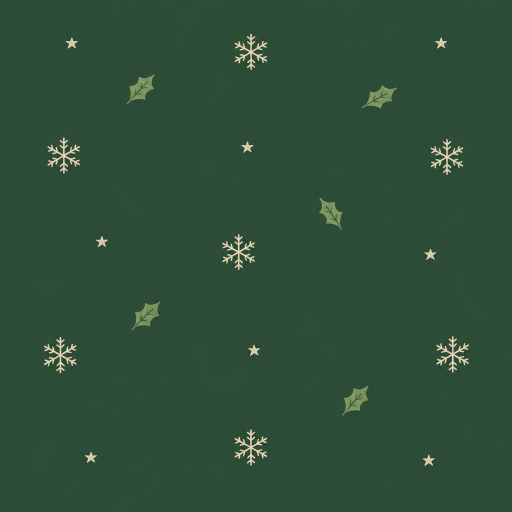
#> input picture assets/places/christmas/weigh-pattern-higgsfield-original.png, 1024 x 1024 px, found by its file name (shown at 1/2 size)
$ python make-weigh-pattern.py
#> lines starting #> are read from the running program, lines starting #| are printed output that depends on the picture
"""Christmas case: the backdrop of the scale close look 'weigh' (user request 2026-11-16: a simple Christmas pattern instead
of the blurred sleigh, not clashing with the scale's silver/gold or the boxes' red/gold).
weigh-pattern.jpg: weigh-pattern-higgsfield-original.png (pine green, cream snowflakes and stars, sage holly, motifs kept
off the edges) made to repeat without a seam: each edge band is cross-faded with the band at the opposite edge and that
opposite band cut off. Scaled to 640 square. Run from the project folder."""
from PIL import Image

D = 'assets/places/christmas/'
B = 48   # band; no motif lies within it at the right or bottom edge
im = Image.open(D + 'weigh-pattern-higgsfield-original.png').convert('RGB')
#> im is the input picture: PIL image 1024x1024 RGB; mean R, G, B 46.9, 78.1, 56.5

def seam(img):
    W, H = img.size
#> W = 1024; H = 1024
    out = img.crop((0, 0, W - B, H))
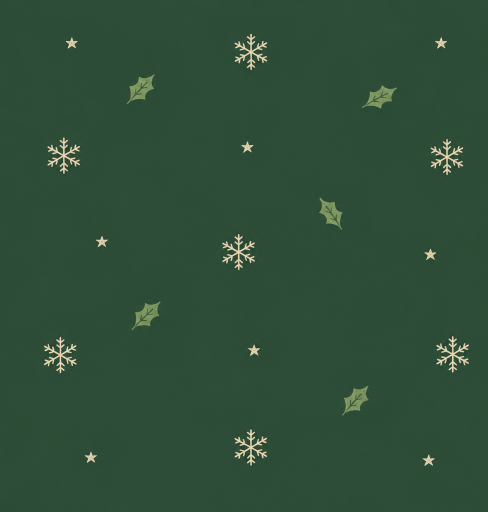
#> out: PIL image 976x1024 RGB (shown at 1/2 size); mean R, G, B 47, 78.2, 56.6
    for x in range(B):
        t = x / B
        col = Image.blend(img.crop((W - B + x, 0, W - B + x + 1, H)), img.crop((x, 0, x + 1, H)), t)
        out.paste(col, (x, 0))
    return out

im = seam(im)                                                         # left-right
im = seam(im.transpose(Image.Transpose.TRANSPOSE)).transpose(Image.Transpose.TRANSPOSE)   # top-bottom
#> in seam (call 2), `out = img.crop((0, 0, W - B, H))`:
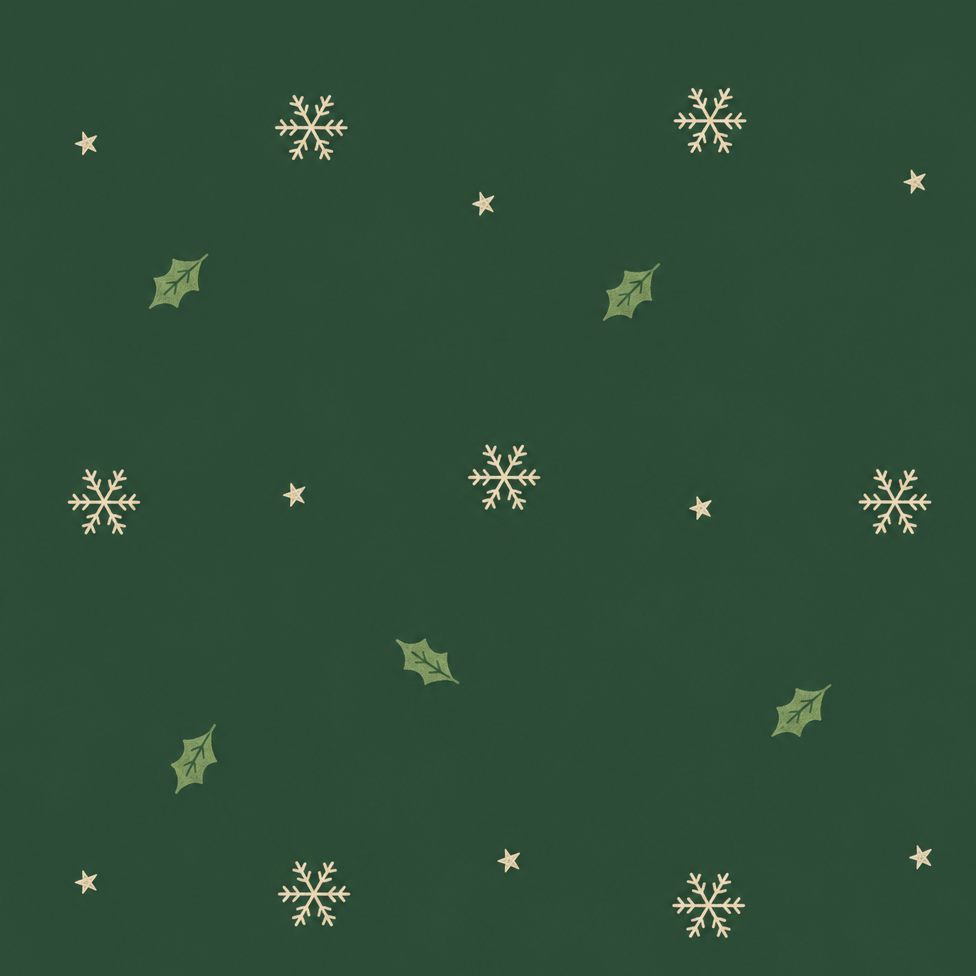
#> out: PIL image 976x976 RGB; mean R, G, B 47.1, 78.3, 56.7
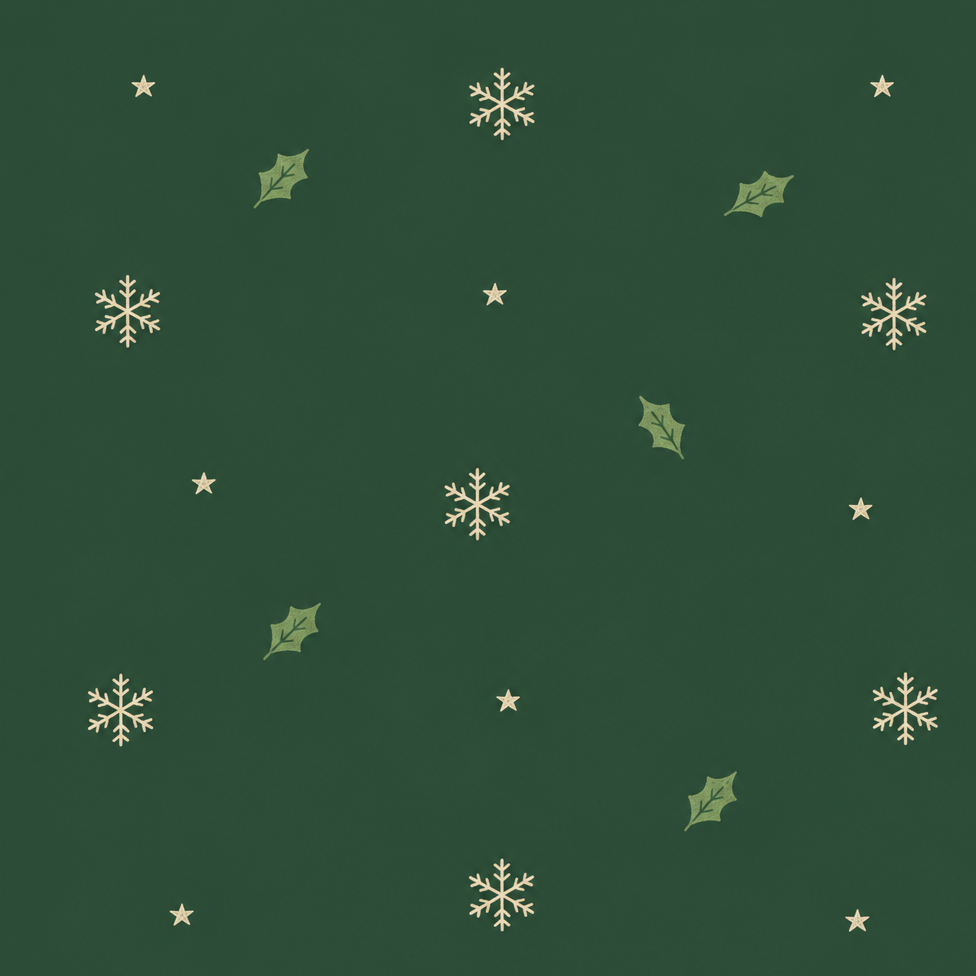
#> im: PIL image 976x976 RGB; mean R, G, B 47.1, 78.3, 56.7
im.resize((640, 640), Image.LANCZOS).save(D + 'weigh-pattern.jpg', quality=88)
print(im.size)
#| (976, 976)
